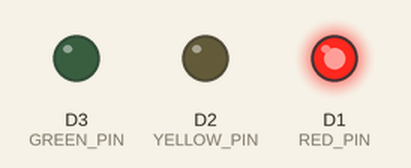
The sketch below on a simulated ESP8266 (NodeMCU). Parts: output pins drawn as LEDs (lit = HIGH).

Above: at 2.5 s.
At 8.7 s:
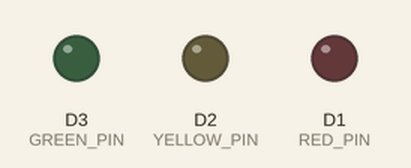
At 14.5 s:
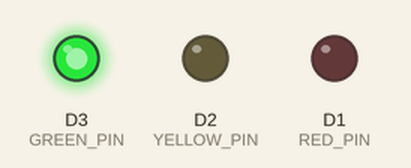
At 34.2 s:
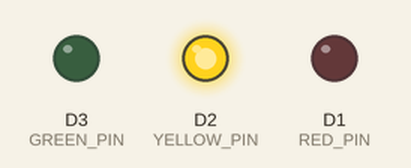
Timing chart, 0 to 36.4 s (numbered marks = the images above):
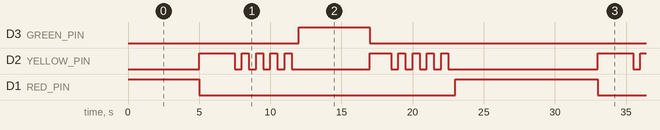

Measured:
- by itself, D3 (GREEN_PIN): alternates HIGH for 5.0 s and LOW for 23.0 s
- by itself, D1 (RED_PIN): repeats every 28.0 s: LOW 18.0 s, HIGH 10.0 s
- by itself, D2 (YELLOW_PIN): repeats every 28.0 s: 4 × (LOW 0.50 s, HIGH 0.50 s), LOW 5.5 s, HIGH 1.5 s, 4 × (LOW 0.50 s, HIGH 0.50 s), LOW 10.5 s, HIGH 2.5 s

The sketch:

LampuLaluLintas.ino
```cpp
#define RED_PIN D1
#define YELLOW_PIN D2
#define GREEN_PIN D3

void setup() {
  // Mengatur pin sebagai output
  pinMode(RED_PIN, OUTPUT);
  pinMode(YELLOW_PIN, OUTPUT);
  pinMode(GREEN_PIN, OUTPUT);
}

void loop() {
  // Nyalakan lampu merah selama 5 detik
  digitalWrite(RED_PIN, HIGH);
  digitalWrite(YELLOW_PIN, LOW);
  digitalWrite(GREEN_PIN, LOW);
  delay(5000);  // Tunggu 5 detik

  // Nyalakan lampu kuning selama 2 detik (tetap menyala)
  digitalWrite(RED_PIN, LOW);
  digitalWrite(YELLOW_PIN, HIGH);
  digitalWrite(GREEN_PIN, LOW);
  delay(2000);  // Tunggu 2 detik

  // Lampu kuning berkedip selama 2 detik sebelum lampu hijau
  for (int i = 0; i < 5; i++) {  // Berkedip 5 kali
    digitalWrite(YELLOW_PIN, HIGH);
    delay(500);  // Nyala selama 200 ms
    digitalWrite(YELLOW_PIN, LOW);
    delay(500);  // Mati selama 200 ms
  }

  // Nyalakan lampu hijau selama 5 detik
  digitalWrite(RED_PIN, LOW);
  digitalWrite(YELLOW_PIN, LOW);
  digitalWrite(GREEN_PIN, HIGH);
  delay(5000);  // Tunggu 5 detik

  // Nyalakan lampu kuning selama 2 detik (tetap menyala)
  digitalWrite(RED_PIN, LOW);
  digitalWrite(YELLOW_PIN, HIGH);
  digitalWrite(GREEN_PIN, LOW);
  delay(1000);  // Tunggu 2 detik

 // Lampu kuning berkedip selama 2 detik sebelum lampu hijau
  for (int i = 0; i < 5; i++) {  // Berkedip 5 kali
    digitalWrite(YELLOW_PIN, HIGH);
    delay(500);  // Nyala selama 200 ms
    digitalWrite(YELLOW_PIN, LOW);
    delay(500);  // Mati selama 200 ms
   }

    // Nyalakan lampu merah selama 5 detik
  digitalWrite(RED_PIN, HIGH);
  digitalWrite(YELLOW_PIN, LOW);
  digitalWrite(GREEN_PIN, LOW);
  delay(5000);  // Tunggu 5 detik

}
```
